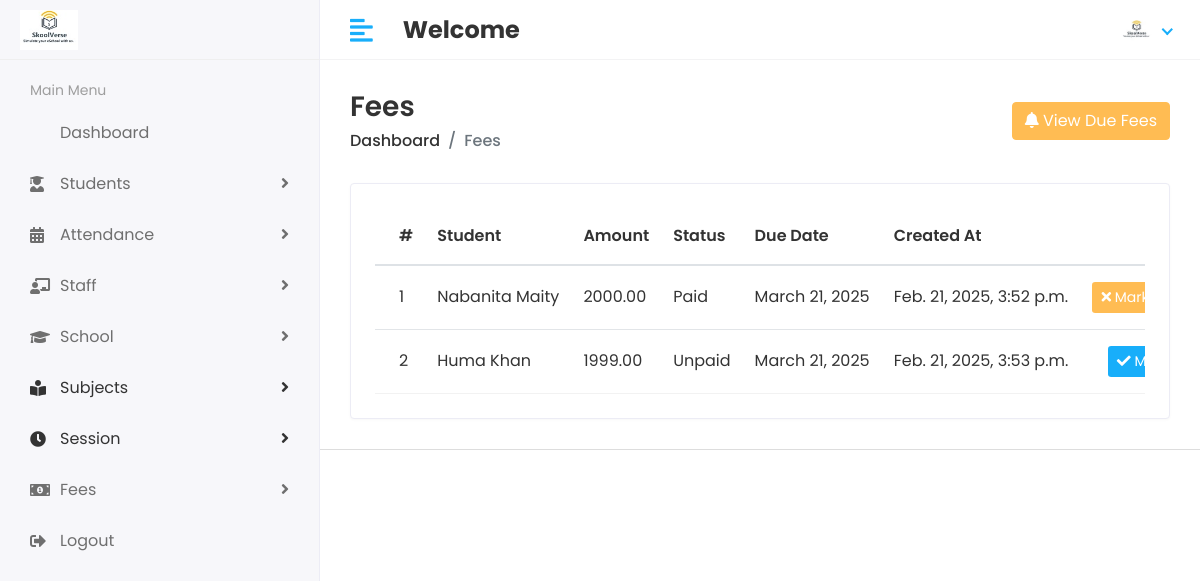
The page /fees/ (signed in) on the database its author committed.
### app/models.py (models this page shows, shortened)
class Fee(models.Model):
    student = models.ForeignKey('Student', on_delete=models.CASCADE, related_name='fees')
    amount = models.DecimalField(max_digits=10, decimal_places=2)
    is_paid = models.BooleanField(default=False)
    created_at = models.DateTimeField(auto_now_add=True)
    updated_at = models.DateTimeField(auto_now=True)
    due_date = models.DateField(null=True, blank=True)  # Allow null and blank values
    class Meta:
        get_latest_by = 'created_at'

class Student(models.Model):
    admin = models.OneToOneField(CustomUser, on_delete=models.CASCADE)
    address = models.TextField()
    gender = models.CharField(max_length=100)
    session_year_id = models.ForeignKey(Session_Year, on_delete=models.DO_NOTHING)
    join_data = models.CharField(max_length=100)
    mobile_number = models.CharField(max_length=20)
    created_at = models.DateTimeField(auto_now_add=True)
    updated_at = models.DateTimeField(auto_now=True)
    school = models.ForeignKey(School, on_delete=models.CASCADE, related_name='students')

class CustomUser(AbstractUser):
    USER = (
        (1, 'HOD'),
        (2, 'STAFF'),
        (3, 'STUDENT'),
    )
    user_type = models.CharField(choices=USER, max_length=50, default=1)
    profile_pic = models.ImageField(upload_to='media/profile_pic')

### student_management_project/Hod_views.py (the view)
# urls.py: path('fees/', Hod_views.FEE_LIST, name='fee_list'),
@login_required(login_url='/')
def FEE_LIST(request):
    fees = Fee.objects.all()
    context = {
        'fees': fees
    }
    return render(request, 'Hod/fee_list.html', context)

### templates/Hod/fee_list.html (shortened to what this page needs)
{% extends 'base.html' %}
{% block content %}
<div class="page-header">
    <div class="row align-items-center">
        <div class="col">
            <h3 class="page-title">Fees</h3>
            <ul class="breadcrumb">
                <li class="breadcrumb-item"><a href="{% url 'hod_home' %}">Dashboard</a></li>
                <li class="breadcrumb-item active">Fees</li>
            </ul>
        </div>
        <div class="col-auto text-right float-right ml-auto">
            <a href="{% url 'view_due_fees' %}" class="btn btn-primary"><i class="fas fa-bell"></i> View Due Fees</a>
        </div>
    </div>
</div>
<div class="row">
    <div class="col-sm-12">
        <div class="card card-table">
            <div class="card-body">
                {% if fees %}
                <div class="table-responsive">
                    <table class="table table-hover table-center mb-0">
                        <thead>
                            <tr>
                                <th>#</th>
                                <th>Student</th>
                                <th>Amount</th>
                                <th>Status</th>
                                <th>Due Date</th>
                                <th>Created At</th>
                                <th class="text-right">Action</th>
                            </tr>
                        </thead>
                        <tbody>
                            {% for fee in fees %}
                            <tr>
                                <td>{{ forloop.counter }}</td>
                                <td>{{ fee.student.admin.first_name }} {{ fee.student.admin.last_name }}</td>
                                <td>{{ fee.amount }}</td>
                                <td>{{ fee.is_paid|yesno:"Paid,Unpaid" }}</td>
                                <td>{{ fee.due_date }}</td>
                                <td>{{ fee.created_at }}</td>
                                <td class="text-right">
                                    <div class="actions">
                                        {% if not fee.is_paid %}
                                        <a href="{% url 'mark_fee_paid' fee.id %}" class="btn btn-sm bg-success-light mr-2">
                                            <i class="fas fa-check"></i> Mark as Paid
                                        </a>
                                        {% else %}
                                        <a href="{% url 'mark_fee_unpaid' fee.id %}" class="btn btn-sm bg-danger-light mr-2">
                                            <i class="fas fa-times"></i> Mark as Unpaid
                                        </a>
                                        {% endif %}
                                    </div>
                                </td>
                            </tr>
                            {% endfor %}
                        </tbody>
                    </table>
                </div>
                {% else %}
                <h4 class="text-center text-red">No Data</h4>
                {% endif %}
            </div>
        </div>
    </div>
</div>
{% endblock %}

### templates/base.html (shortened to what this page needs)
{% load static %}
<!DOCTYPE html>
<html lang="en">
<head>
   <link rel="stylesheet" href="{% static 'assets/plugins/bootstrap/css/bootstrap.min.css' %}">
   <link rel="stylesheet" href="{% static 'assets/plugins/fontawesome/css/fontawesome.min.css' %}">
   <link rel="stylesheet" href="{% static 'assets/plugins/fontawesome/css/all.min.css' %}">
   <link rel="stylesheet" href="{% static 'assets/css/style.css' %}">
    <link rel="stylesheet" href="{% static 'assets/plugins/datatables/datatables.min.css' %}">
</head>
<body>
   <div class="main-wrapper">
   {% include "includes/header.html" %}
   {% include "includes/sidebar.html" %}
<div class="page-wrapper">
    <div class="content container-fluid">
    {% block content %}
    {% endblock %}
    </div>
    {% include "includes/footer.html" %}
</div>
   </div>
</body>
</html>

### templates/includes/header.html (shortened to what this page needs)
{% load static %}
<div class="header">
         <div class="header-left">
            <a href="#" class="logo">
               <img src="{% static 'assets/img/logo.jpg' %}" alt="Logo">
            </a>
         </div>
         <a href="javascript:void(0);" id="toggle_btn">
            <i class="fas fa-align-left"></i>
         </a>
         <div class="top-nav-search mt-3">
           <h4><strong>Welcome &nbsp;</strong></h4>
         </div>
         <ul class="nav user-menu">
            <li class="nav-item dropdown has-arrow">
               <a href="#" class="dropdown-toggle nav-link" data-toggle="dropdown">
                   {% if user.profile_pic == "" %}
                        <span class="user-img"><img class="rounded-circle" src="{% static 'assets/img/favicon.jpg' %}" width="31"
                        alt=""></span>
                   {% else %}
                        <span class="user-img"><img class="rounded-circle" src="/{{user.profile_pic}}" width="31"
                        alt=""></span>
                   {% endif %}
               </a>
            </li>
         </ul>
      </div>

### templates/includes/sidebar.html (shortened to what this page needs)
{% load active_link_tags %}
{% load static %}
<div class="sidebar" id="sidebar">
    <div class="sidebar-inner slimscroll">
        <div id="sidebar-menu" class="sidebar-menu">
            {% if user.user_type == '1' %}
            <ul>
                <li class="menu-title">
                    <span>Main Menu</span>
                </li>
                <li class="{% active_link 'hod_home' 'active' %}">
                    <a href="{% url 'hod_home' %}"> <span>Dashboard</span></a>
                </li>
                <li class="submenu {% active_link 'add_student' 'active' %} {% active_link 'view_student' 'active' %}">
                    <a href="#"><i class="fas fa-user-graduate"></i> <span> Students</span> <span class="menu-arrow"></span></a>
                </li>
                <li class="submenu {% active_link 'mark_attendance' 'active' %} {% active_link 'view_attendance' 'active' %} {% active_link 'attendance_summary' 'active' %}">
                    <a href="#"><i class="fas fa-calendar-alt"></i> <span> Attendance</span> <span class="menu-arrow"></span></a>
                </li>
                <li class="submenu {% active_link 'add_staff' 'active' %} {% active_link 'view_staff' 'active' %}">
                    <a href="#"><i class="fas fa-chalkboard-teacher"></i> <span> Staff</span> <span class="menu-arrow"></span></a>
                </li>
                <li class="submenu {% active_link 'add_school' 'active' %} {% active_link 'view_school' 'active' %}">
                    <a href="#"><i class="fa fa-graduation-cap"></i> <span> School</span> <span class="menu-arrow"></span></a>
                </li>
                <li class="submenu {% active_link 'add_subject' 'active' %} {% active_link 'view_subject' 'active' %}">
                    <a><i class="fas fa-book-reader"></i> <span> Subjects</span> <span class="menu-arrow"></span></a>
                </li>
                <li class="submenu {% active_link 'add_session' 'active' %} {% active_link 'view_session' 'active' %}">
                    <a><i class="fas fa-clock"></i> <span> Session</span> <span class="menu-arrow"></span></a>
                </li>
                <li class="submenu {% active_link 'fee_list' 'active' %} {% active_link 'view_due_fees' 'active' %}">
                    <a href="#"><i class="fas fa-money-bill-alt"></i> <span> Fees</span> <span class="menu-arrow"></span></a>
                </li>
                <li class="{% active_link 'logout' 'active' %}">
                    <a href="{% url 'logout' %}"><i class="fas fa-sign-out-alt"></i> <span>Logout</span></a>
                </li>
            </ul>
            {% endif %}
        </div>
    </div>
</div>

### templates/includes/footer.html
{% load static %}
     <footer>
     </footer>

### rows shown on the page
Fee: student.admin.first_name "Nabanita", student.admin.last_name "Maity", amount "2000.00", is_paid "Paid", due_date "March 21, 2025", created_at "Feb. 21, 2025, 3:52 p.m.", shows "Mark as Unpaid"
Fee: student.admin.first_name "Huma", student.admin.last_name "Khan", amount "1999.00", is_paid "Unpaid", due_date "March 21, 2025", created_at "Feb. 21, 2025, 3:53 p.m.", shows "Mark as Paid"
